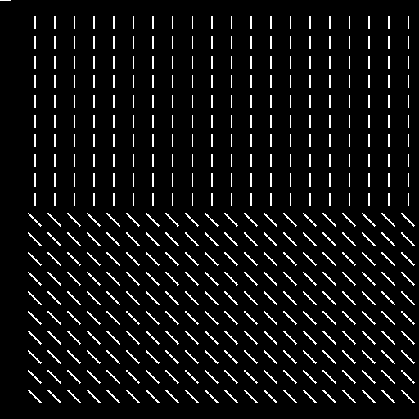
%> input picture texture2.gif, 419 x 419 px, shrunk from 512 x 512 before the run
$ octave main.m   (GNU Octave 9; MATLAB toolbox functions it lacks are replaced by stand-ins)
%> lines starting %> are read from the running program, lines starting %| are printed output that depends on the picture
### my_gabor.m
function res = my_gabor(I, sigma, theta, F)
%MY_GABOR Summary of this function goes here
%   Detailed explanation goes here
%   I -- input image
%   sigma, theta, F -- parameters
%   res -- output image
[m,n] = size(I);
I = double(I);
H = zeros(4*sigma+1,4*sigma+1);
% [26 lines of commented-out code are left out]
for p=-2*sigma:2*sigma
    for q=-2*sigma:2*sigma
        H(p+2*sigma+1,q+2*sigma+1) = (1/(2*pi*sigma^2)) ...
            * exp((-p^2-q^2)/(2*sigma^2)) ...
            * exp(1i*2*pi*F*(p*cos(theta)+q*sin(theta)));
    end
end

res = conv2(I,H,'same');

res = abs(res);
end

### my_smooth.m
function smooth = my_smooth(res,sigma)
%MY_SMOOTH Summary of this function goes here
%   Detailed explanation goes here
%   res -- result of Gabor Filter
%   sigma -- parameter
[m,n] = size(res);
g1 = zeros(4*sigma+1,1);
g2 = zeros(1,4*sigma+1);
for j=-2*sigma:2*sigma
   g1(j+2*sigma+1) = 1/(2*pi*sigma^2)*exp(-j^2/(2*sigma^2));
end

for j=-2*sigma:2*sigma
   g2(j+2*sigma+1) = exp(-j^2/(2*sigma^2));
end
G=zeros(4*sigma+1);
for p=-2*sigma:2*sigma
    for q=-2*sigma:2*sigma
        G(p+2*sigma+1,q+2*sigma+1) = (1/(2*pi*sigma^2)) ...
            * exp((-p^2-q^2)/(2*sigma^2));
    end
end
% [18 lines of commented-out code are left out]
smooth = conv2(res,G,'same');
end

### plot_contour.m
function plot_contour(I,res,v)

figure();
Irgb = cat(3,I,I,I);
image(Irgb)
hold all
[edge,w]=contour(res,[v,v]);
w.LineWidth=3;

end

### main.m
%% Question 2
% load the image and convert it from binary to grayscale image
I = imread('texture2.gif');
%> I: size 419x419 uint8; values 0 (black) and 1 (white), 6.1% white in thin lines or dots
I(I==1)=255;
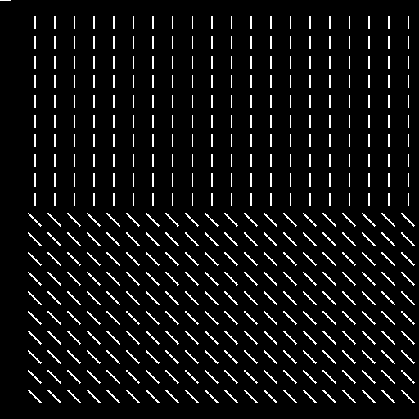
%> I: size 419x419 uint8; 6.1% white in thin lines or dots
sigma1=8;
theta=135; % 135 degree
F = 0.059;
sigma2=24;

% result of Gabor Filter
m = my_gabor(I, sigma1, theta, F);
%> in my_gabor, `I = double(I);`: I: size 419x419 double; 6.1% white in thin lines or dots
%> in my_gabor, `res = abs(res);`:
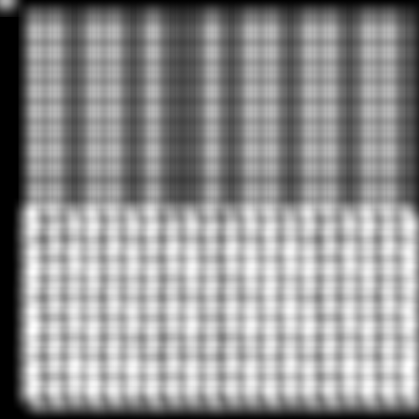
%> res: size 419x419 double; min 0, max 9.52, mean 5.44; drawn with min black and max white
figure(), mesh(m);
%> after `mesh(m)`:
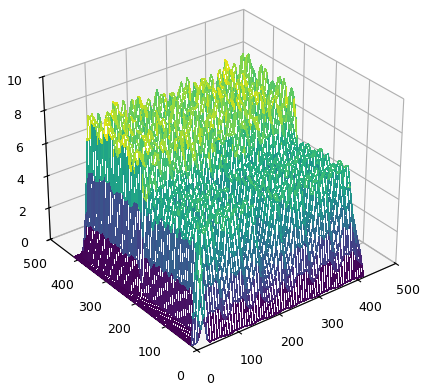
%> figure redrawn from the program's plot data
figure(), imshow(mat2gray(m));

% result of smooth
smooth = my_smooth(m, sigma2);
%> in my_smooth, `smooth = conv2(res,G,'same');`:
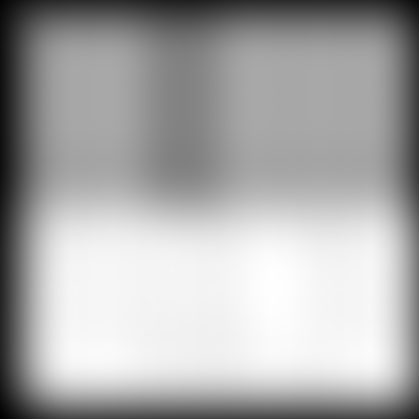
%> smooth: size 419x419 double; min 0.375, max 6.88, mean 4.74; drawn with min black and max white
figure(), mesh(smooth);
%> after `mesh(smooth)`:
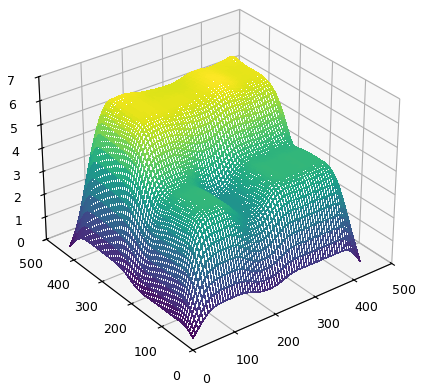
%> figure redrawn from the program's plot data
figure(), imshow(mat2gray(smooth));

plot_contour(I,smooth,5);
%> in plot_contour, `Irgb = cat(3,I,I,I);`: Irgb: size 419x419x3 uint8; 6.1% white in thin lines or dots
%> in plot_contour, `image(Irgb)`:
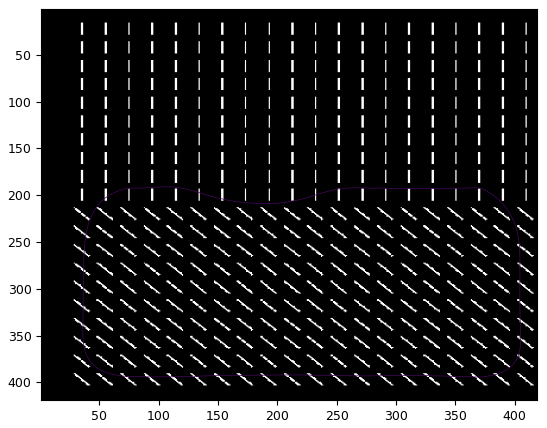
%> figure redrawn from the program's plot data
%> in plot_contour, `[edge,w]=contour(res,[v,v]);`: edge = 1188 columns, first 8: [5 90.37 91 92 93 94 95 96; 1187 192 191.9 191.8 191.7 191.6 191.6 191.5]; w = -196.8
%> the run ends on the next line

$ run again, with img2.png saved as texture2.gif
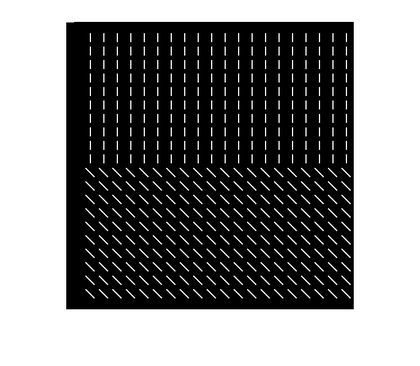
%> input picture img2.png, 420 x 366 px, shrunk from 748 x 652 before the run
%> `mesh(smooth)`:
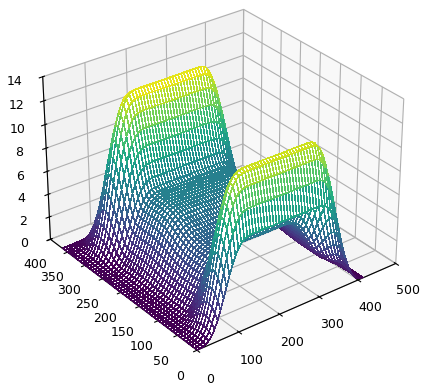
%> figure redrawn from the program's plot data
%> in plot_contour, `image(Irgb)`:
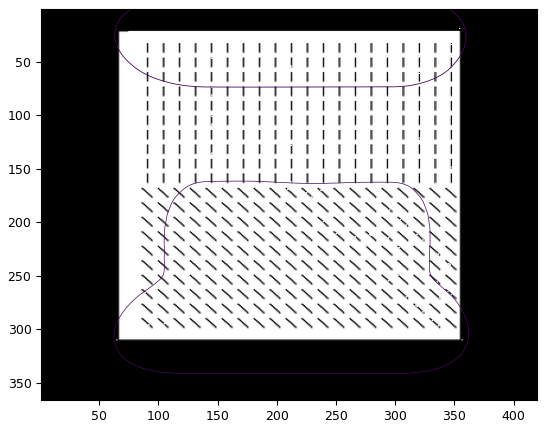
%> figure redrawn from the program's plot data
%> edge = 1441 columns, first 8: [5 77.21 77 76 75.73 75 74.39 74; 470 1 1.13 1.81 2 2.54 3 3.31]; w = -196.8
